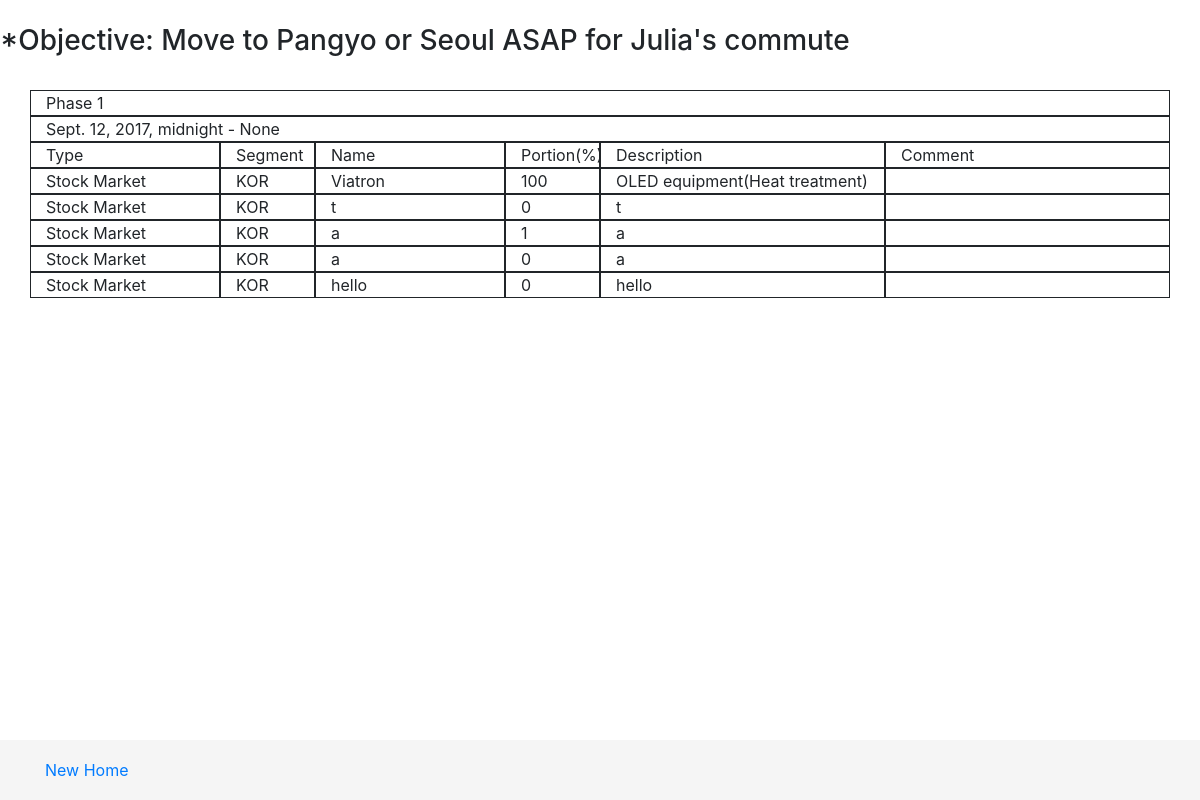
The page /invest/ on the database as committed earlier.
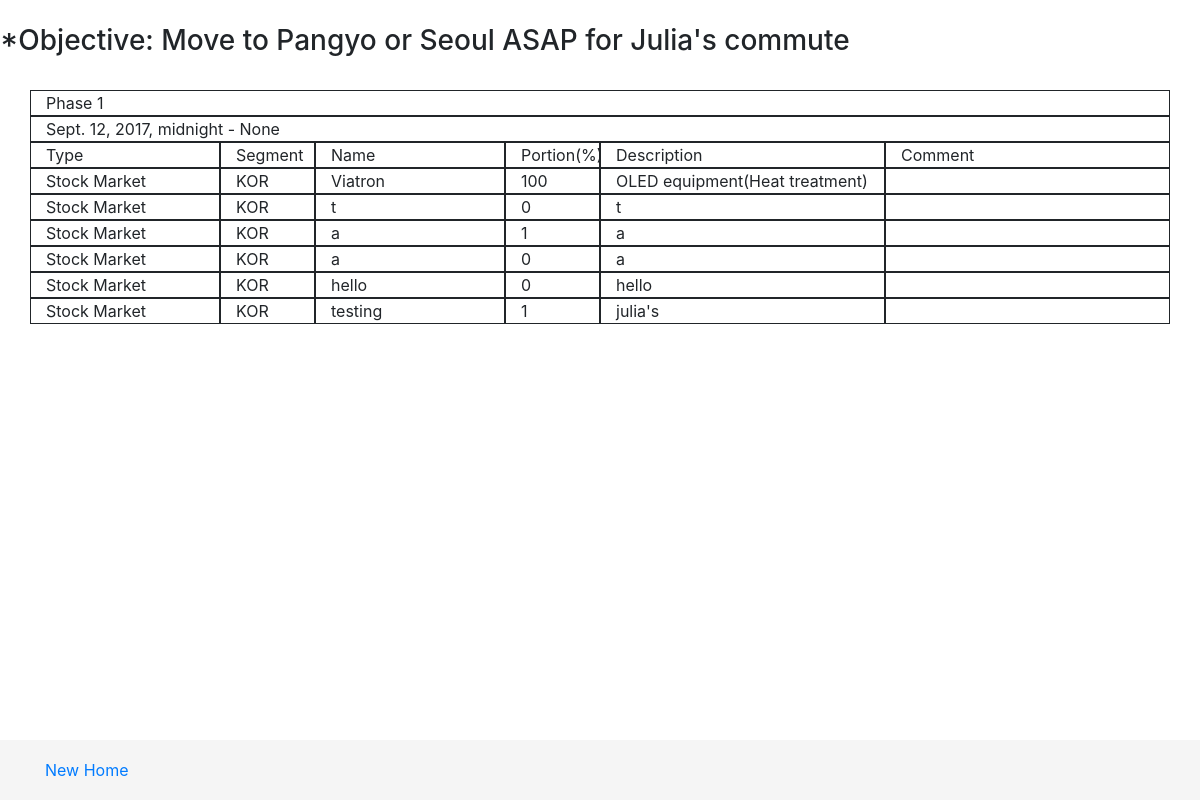
The same page on the database as committed later.
### investment/models.py (models this page shows, shortened)
class Objective(models.Model):
    text = models.CharField(max_length=400)
    post_date = models.DateTimeField(blank=True, null=True)
    def __str__(self):
        return self.text

class Phase(models.Model):
    startdate = models.DateTimeField()
    enddate = models.DateTimeField(blank=True,null=True)
    no = models.PositiveSmallIntegerField()
    def __str__(self):
        return str(self.no)

class StockMarketItem(models.Model):
    phase = models.ForeignKey(Phase, on_delete=models.CASCADE)
    investment_segment = models.ForeignKey(SMSegment, on_delete=models.CASCADE)
    name = models.CharField(max_length=200)
    profit = models.PositiveIntegerField(blank=True, null=True)
    portion = models.DecimalField(max_digits=3, decimal_places=0)
    description = models.CharField(max_length=450)
    comment_before = models.TextField(blank=True)
    comment_during = models.TextField(blank=True, null=True)
    comment_after = models.TextField(blank=True, null=True)
    chosen = models.BooleanField(blank=True)

class SMSegment(models.Model):
    KOREA = 'KOR'
    USA = 'USA'
    EUROPE = 'EUR'
    CHINA = 'CHN'
    COUNTRY_CHOICES = (
        (KOREA, 'Korea'),
        (USA, 'United States'),
        (EUROPE, 'Europe'),
        (CHINA, 'China'),
    )
    segment_country = models.CharField(
        max_length = 3,
        choices = COUNTRY_CHOICES,
        default = KOREA,
    )
    def __str__(self):
        return self.segment_country

### investment/views.py (the view)
# urls.py: url(r'^invest/$', views.invest_list, name='invest_list'),
def invest_list(request):
    stockitems = StockMarketItem.objects.all()
    try:
        objective = Objective.objects.order_by('post_date')[:1]
    except Objective.DoesNotExist:
        raise Http404("Objective does not exist")
    phases = Phase.objects.order_by('enddate')
    return render(request, 'investment/invest_list.html'
, {'stocks': stockitems, 'objective': objective, 'phases': phases})

### investment/templates/investment/invest_list.html (shortened to what this page needs)
<!DOCTYPE html>
{% load staticfiles %}
<html lang="en">
  <head>
    <link rel="stylesheet" href="https://maxcdn.bootstrapcdn.com/bootstrap/4.0.0-beta/css/bootstrap.min.css">
    <link rel="stylesheet" href="{% static 'css/invest.css' %}">
  </head>
  <body>
    <br>
    {% for ob in objective %}
      <h3>*Objective: {{ ob }}</h3>
    {% endfor %}
    <br>
    <div class="container">
      <div class="row">
        {% for phase in phases %}
        <div class="col">
          Phase {{ phase }}
        </div>
        {% endfor %}
      </div>
      <div class="row">
        {% for phase in phases %}
        <div class="col">
          {{ phase.startdate }} - {{ phase.enddate }}
        </div>
      </div>
      <div class="row">
        <div class="col-6 col-md-2">
          Type
        </div>
        <div class="col-6 col-md-1">
          Segment
        </div>
        <div class="col-6 col-sm-2">
          Name
        </div>
        <div class="col-6 col-sm-1">
          Portion(%)
        </div>
        <div class="col-6 col-sm-3">
          Description
        </div>
        <div class="col-6 col-sm-3">
          Comment
        </div>
      </div>
      {% for stock in stocks %}
        {% if stock.phase == phase %}
        <div class="row">
          <div class="col-6 col-md-2">
            Stock Market
          </div>
          <div class="col-6 col-md-1">
            {{ stock.investment_segment }}
          </div>
          <div class="col-6 col-sm-2">
            {{ stock.name }}
          </div>
          <div class="col-6 col-sm-1">
            {{ stock.portion }}
          </div>
          <div class="col-6 col-sm-3">
            {{ stock.description }}
          </div>
          <div class="col-6 col-sm-3">
          </div>
        </div>
        {% endif %}
      {% endfor %}
    {% endfor %}
    </div>
    <footer class="footer">
      <div class="container">
        <span class="text-muted">
          <a href="new">New</a>
          <a href="../">Home</a>
        </span>
      </div>
    </footer>
  </body>
</html>

Rows that differ between the two databases and show on the page:
added StockMarketItem: investment_segment "KOR", name "testing", portion "1", description "julia's"
